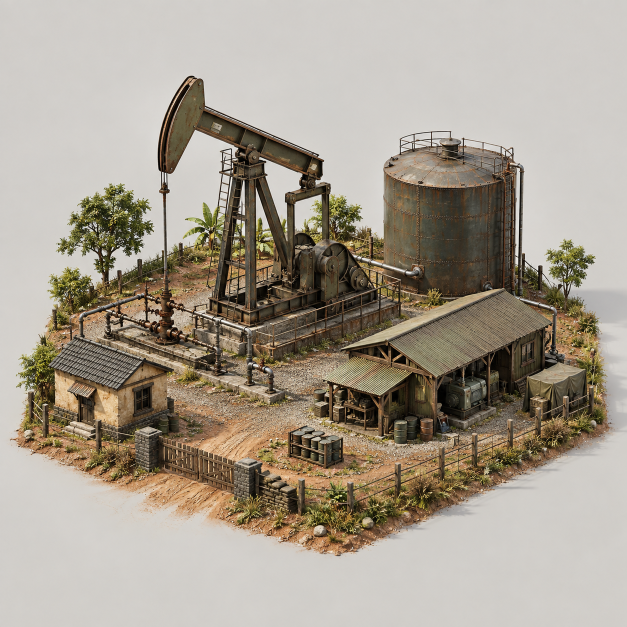
#> input picture output/imagegen/realistic-buildings-20260917/b-frontier/oilfield.png, 1254 x 1254 px (shown at 1/2 size)
$ python refine-choice-c.py
#> lines starting #> are read from the running program, lines starting #| are printed output that depends on the picture; after the words box and inside, x2 and y2 are one past the last pixel; in counts of white or black regions, pixels touching at a corner belong together
import cv2
import numpy as np
from PIL import Image, ImageDraw, ImageFont, ImageFilter
from pathlib import Path

ROOT = Path(__file__).resolve().parents[2]
OUT_DIR = ROOT / "output/imagegen/redesign-oil-grain-20261019"
TARGET_SIZE = 384

# ====================================================
# 1. REFINE OILFIELD C (Clean up studio shadow on right)
# ====================================================
oil_orig = Image.open(ROOT / "output/imagegen/realistic-buildings-20260917/b-frontier/oilfield.png").convert("RGBA")
o_img = cv2.imread(str(ROOT / "output/imagegen/realistic-buildings-20260917/b-frontier/oilfield.png"))
h, w = o_img.shape[:2]
#> h = 1254; w = 1254

corners = np.vstack([
    o_img[:30, :30].reshape(-1, 3),
    o_img[:30, -30:].reshape(-1, 3),
    o_img[-30:, :30].reshape(-1, 3),
    o_img[-30:, -30:].reshape(-1, 3)
])
bg_mean = np.mean(corners, axis=0)
#> bg_mean = [201, 205.1, 208.1]
diff = np.linalg.norm(o_img.astype(float) - bg_mean, axis=2)

# Flood fill outer
is_bg = (diff < 22).astype(np.uint8)
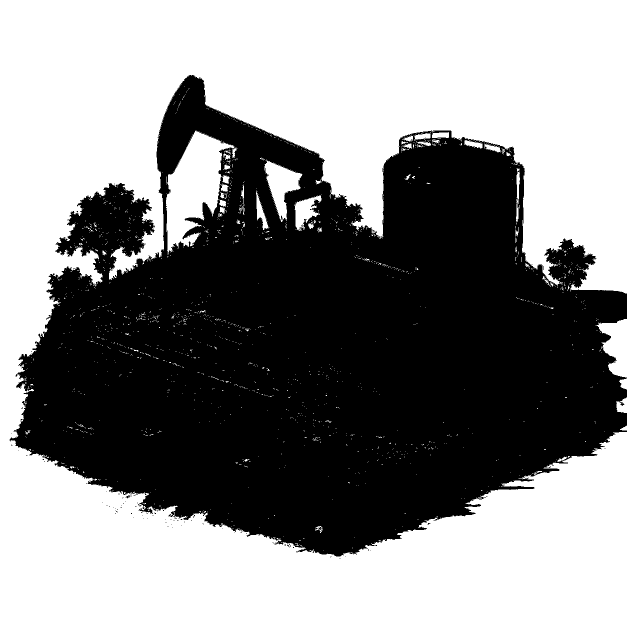
#> is_bg: shape (1254, 1254) (shown at 1/2 size); values 0 (black) and 1 (white), 53.9% white; 122 black regions (118 under 20 px), largest, box (x1, y1, x2, y2) and area: (19, 150, 1254, 1113) 724614, (1239, 804, 1249, 812) 36, (251, 990, 260, 997) 27, (562, 431, 565, 441) 20
for y in range(0, h, 20):
    for x in [0, w - 1]:
        if is_bg[y, x] == 1:
            cv2.floodFill(is_bg, None, (x, y), 2)
for x in range(0, w, 20):
    for y in [0, h - 1]:
        if is_bg[y, x] == 1:
            cv2.floodFill(is_bg, None, (x, y), 2)

hsv = cv2.cvtColor(o_img, cv2.COLOR_BGR2HSV)
#> hsv: shape (1254, 1254, 3); mean H, S, V 18.3, 51.3, 165.6
sat = hsv[:, :, 1]
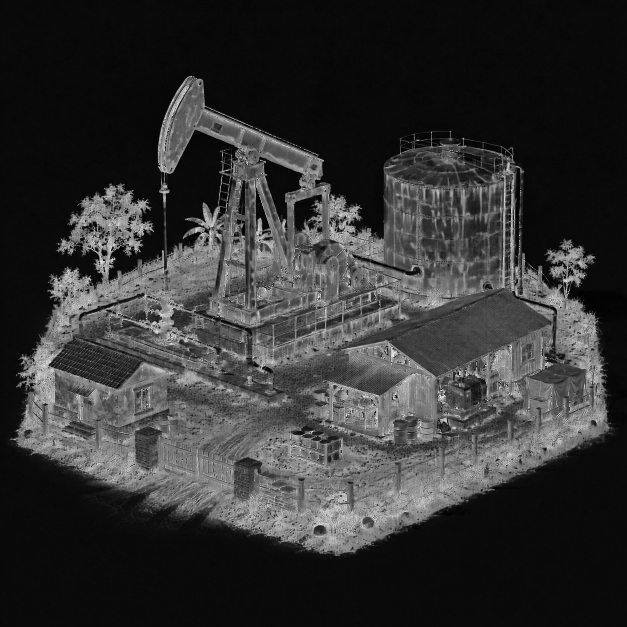
#> sat: shape (1254, 1254) (shown at 1/2 size); min 0, max 255, mean 51.3
is_inner_bg = (diff < 18) & (sat < 20)
#> is_inner_bg: shape (1254, 1254) bool; 53% white; 142 black regions (133 under 20 px), largest, box (x1, y1, x2, y2) and area: (15, 150, 1254, 1114) 737536, (272, 1034, 301, 1045) 114, (212, 1008, 237, 1028) 106

final_bg = (is_bg == 2) | is_inner_bg
#> final_bg: shape (1254, 1254) bool; 53.6% white; 125 black regions (122 under 20 px), largest, box (x1, y1, x2, y2) and area: (19, 150, 1254, 1113) 729024, (1239, 804, 1249, 812) 36, (251, 990, 260, 997) 29

# Clean up cast shadow on the far right (x > 1100, y < 680) that sits outside the tree/tank
# The tree right edge is at x=1150, tank is at x=1030
for y in range(400, 680):
    for x in range(1120, w):
        # if pixel is grey shadow (low saturation, low variance)
        if sat[y, x] < 30 and o_img[y, x, 0] > 100:
            final_bg[y, x] = True
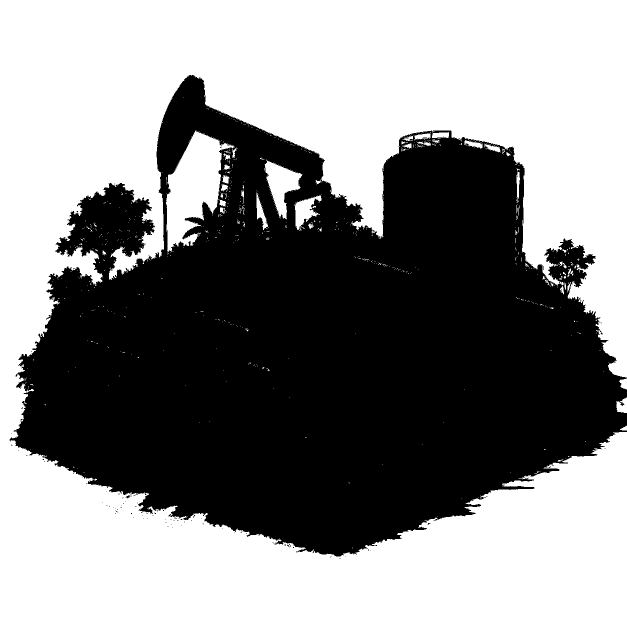
#> final_bg: shape (1254, 1254) bool (shown at 1/2 size); 54% white; 131 black regions (128 under 20 px), largest, box (x1, y1, x2, y2) and area: (19, 150, 1254, 1113) 722544, (1239, 804, 1249, 812) 36, (251, 990, 260, 997) 29

fg_mask = (~final_bg).astype(np.uint8) * 255
fg_mask = cv2.GaussianBlur(fg_mask, (3, 3), 0)
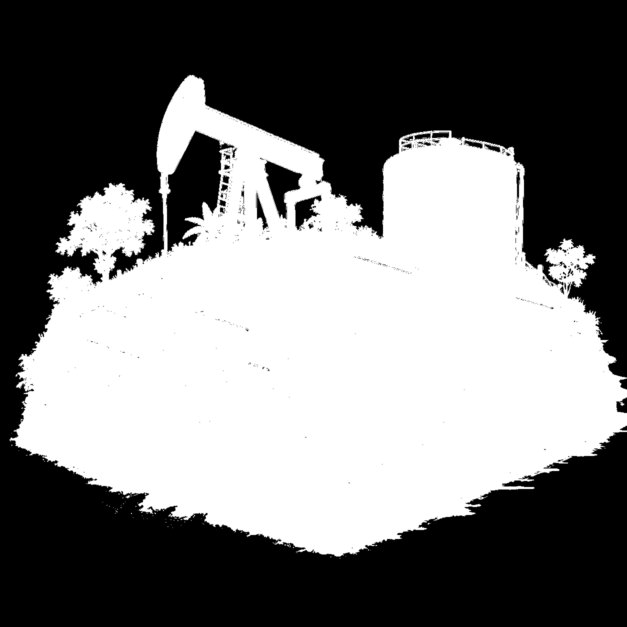
#> fg_mask: shape (1254, 1254) (shown at 1/2 size); min 0, max 255, mean 117.2

b, g, r = cv2.split(o_img)
rgba_oil = cv2.merge([r, g, b, fg_mask])
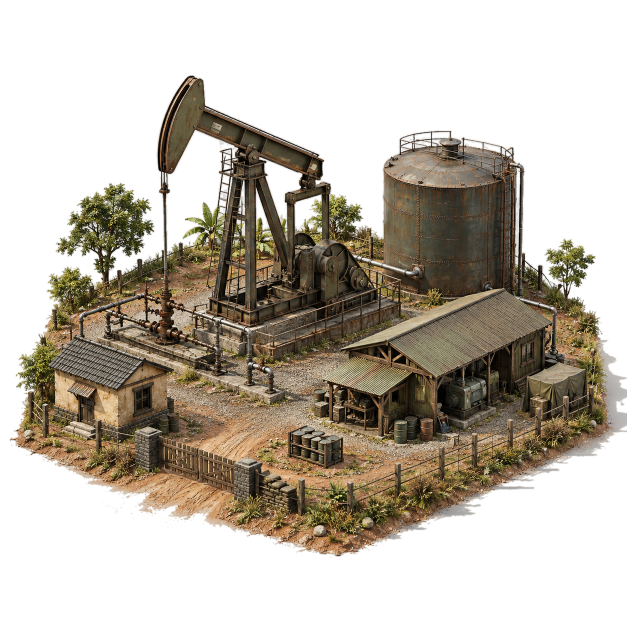
#> rgba_oil: shape (1254, 1254, 4) (shown at 1/2 size); mean R, G, B, A 165.5, 156.4, 142.5, 117.2; transparent parts drawn white
oil_clean = Image.fromarray(rgba_oil)

# Crop bbox
o_arr = np.array(oil_clean)
y_o, x_o = np.where(o_arr[:, :, 3] > 10)
crop_o = oil_clean.crop((x_o.min() - 8, y_o.min() - 8, x_o.max() + 8, y_o.max() + 8))
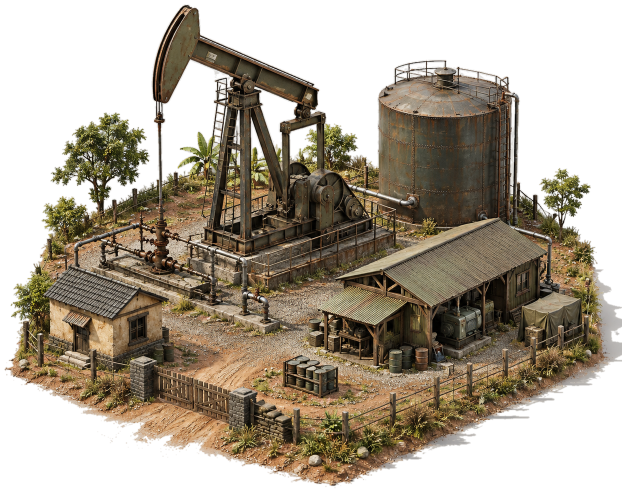
#> crop_o: PIL image 1251x984 RGBA (shown at 1/2 size); mean R, G, B, A 152.4, 141.5, 125.1, 149.8; transparent parts drawn white
oil_fg = crop_o.resize((TARGET_SIZE, TARGET_SIZE), Image.Resampling.LANCZOS)
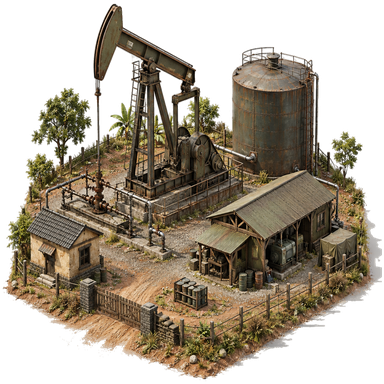
#> oil_fg: PIL image 384x384 RGBA; mean R, G, B, A 74.2, 64.4, 49.4, 149.7; transparent parts drawn white

# ====================================================
# 2. REFINE FARMLAND C (Clean cut)
# ====================================================
#> (the run stopped early here; a loop or call above may not have finished)

$ run again, with output/imagegen/realistic-buildings-20260917/b-frontier/academy.png copied over output/imagegen/realistic-buildings-20260917/b-frontier/oilfield.png
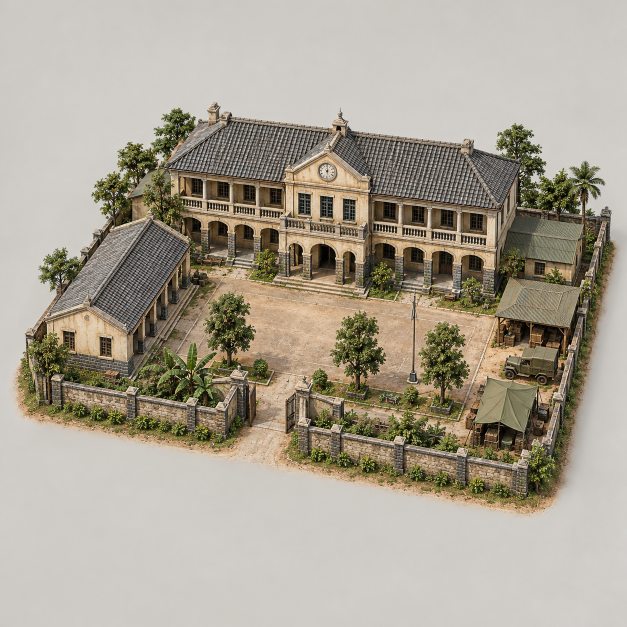
#> input picture output/imagegen/realistic-buildings-20260917/b-frontier/academy.png, 1254 x 1254 px (shown at 1/2 size)
#> bg_mean = [196.3, 200.9, 204.3]
#> hsv: shape (1254, 1254, 3); mean H, S, V 19.9, 45.6, 168.7
#> is_inner_bg: shape (1254, 1254) bool; 52.6% white; 19 black regions (18 under 20 px), largest, box (x1, y1, x2, y2) and area: (18, 204, 1254, 1037) 745802
#> after the loop `for y in range(400, 680):`:
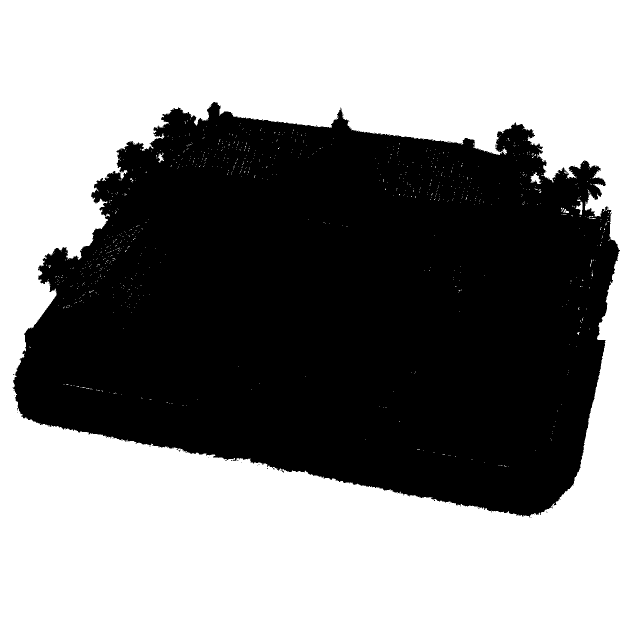
#> final_bg: shape (1254, 1254) bool (shown at 1/2 size); 53.5% white; 60 black regions (59 under 20 px), largest, box (x1, y1, x2, y2) and area: (25, 204, 1240, 1035) 730911
#> `oil_fg = crop_o.resize((TARGET_SIZE, TARGET_SIZE), Image.Resampling.LA..`:
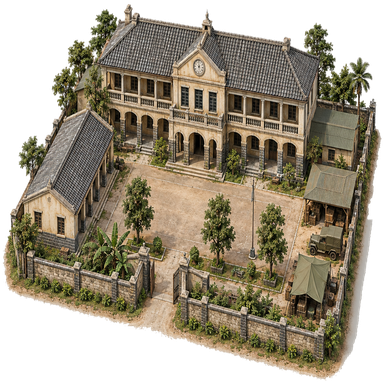
#> oil_fg: PIL image 384x384 RGBA; mean R, G, B, A 91.8, 82.5, 64.7, 178.4; transparent parts drawn white

$ run again, with output/imagegen/realistic-buildings-20260917/b-frontier/airport.png copied over output/imagegen/realistic-buildings-20260917/b-frontier/oilfield.png
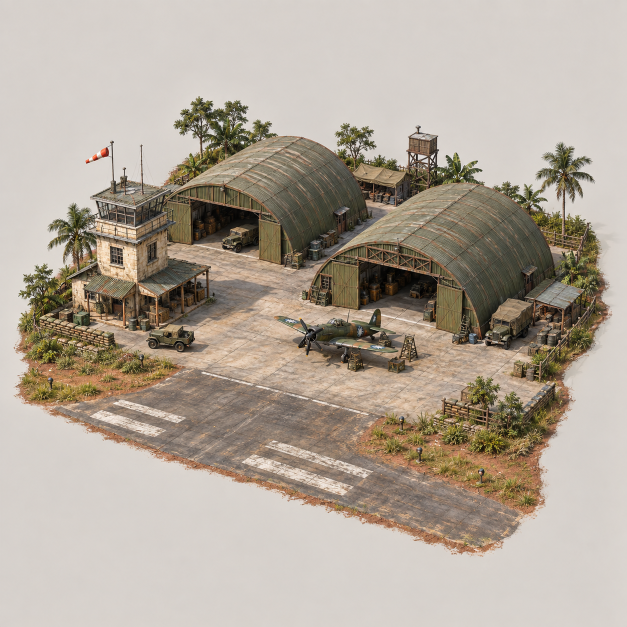
#> input picture output/imagegen/realistic-buildings-20260917/b-frontier/airport.png, 1254 x 1254 px (shown at 1/2 size)
#> bg_mean = [204.4, 209.2, 215.1]
#> hsv: shape (1254, 1254, 3); mean H, S, V 16.3, 43.4, 176.5
#> is_inner_bg: shape (1254, 1254) bool; 53% white; 53 black regions (50 under 20 px), largest, box (x1, y1, x2, y2) and area: (26, 191, 1228, 1115) 738460, (1104, 414, 1109, 421) 21, (293, 910, 299, 917) 21
#> after the loop `for y in range(400, 680):`:
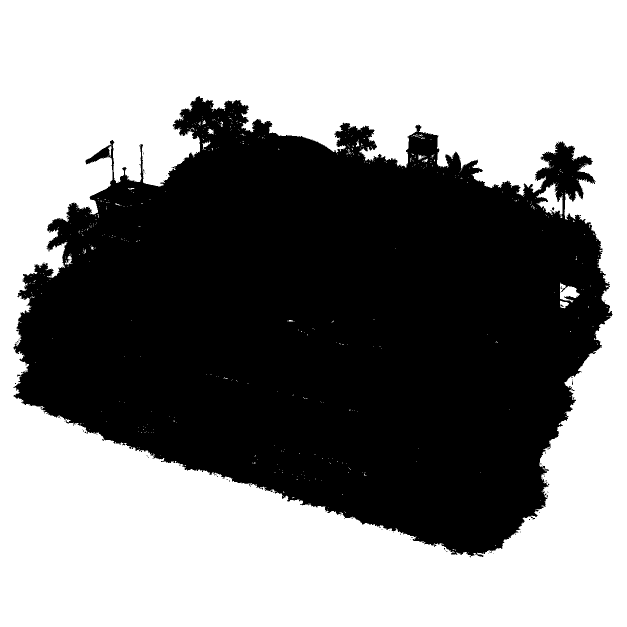
#> final_bg: shape (1254, 1254) bool (shown at 1/2 size); 53.6% white; 105 black regions (103 under 20 px), largest, box (x1, y1, x2, y2) and area: (27, 192, 1225, 1114) 729088, (1104, 414, 1109, 421) 21
#> `oil_fg = crop_o.resize((TARGET_SIZE, TARGET_SIZE), Image.Resampling.LA..`:
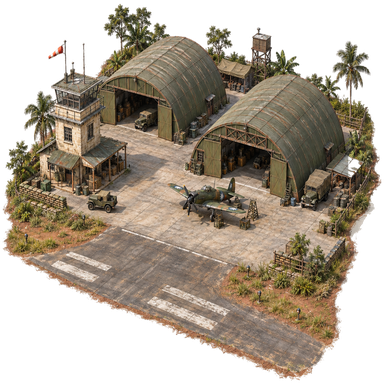
#> oil_fg: PIL image 384x384 RGBA; mean R, G, B, A 90.1, 79.1, 64.8, 162.8; transparent parts drawn white

$ run again, with output/imagegen/realistic-buildings-20260917/b-frontier/apron.png copied over output/imagegen/realistic-buildings-20260917/b-frontier/oilfield.png
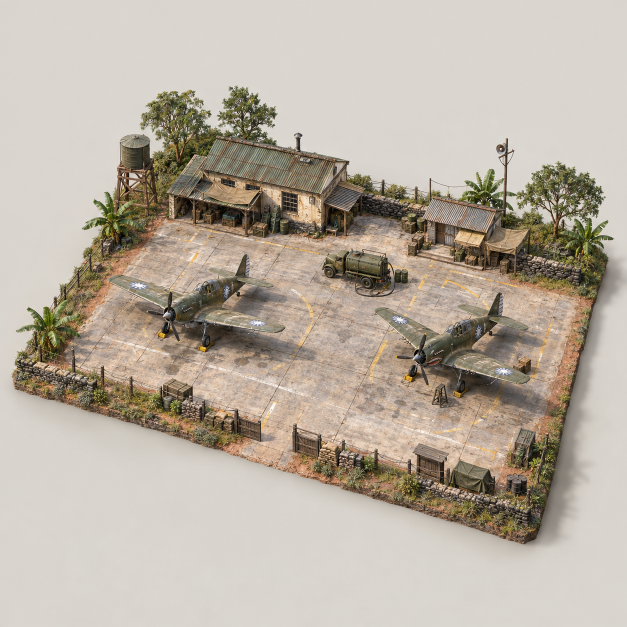
#> input picture output/imagegen/realistic-buildings-20260917/b-frontier/apron.png, 1254 x 1254 px (shown at 1/2 size)
#> bg_mean = [205.6, 212.2, 216.6]
#> hsv: shape (1254, 1254, 3); mean H, S, V 18.2, 39.3, 184.4
#> is_inner_bg: shape (1254, 1254) bool; 53.3% white; 67 black regions (66 under 20 px), largest, box (x1, y1, x2, y2) and area: (17, 169, 1254, 1117) 734401
#> `oil_fg = crop_o.resize((TARGET_SIZE, TARGET_SIZE), Image.Resampling.LA..`:
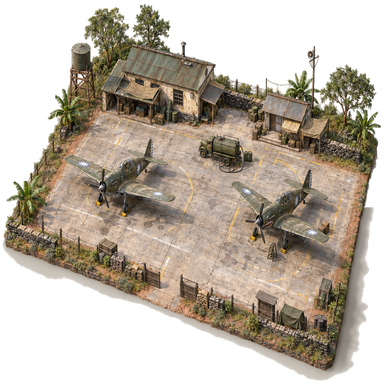
#> oil_fg: PIL image 384x384 RGBA; mean R, G, B, A 94.1, 84.2, 71.2, 155.8; transparent parts drawn white
